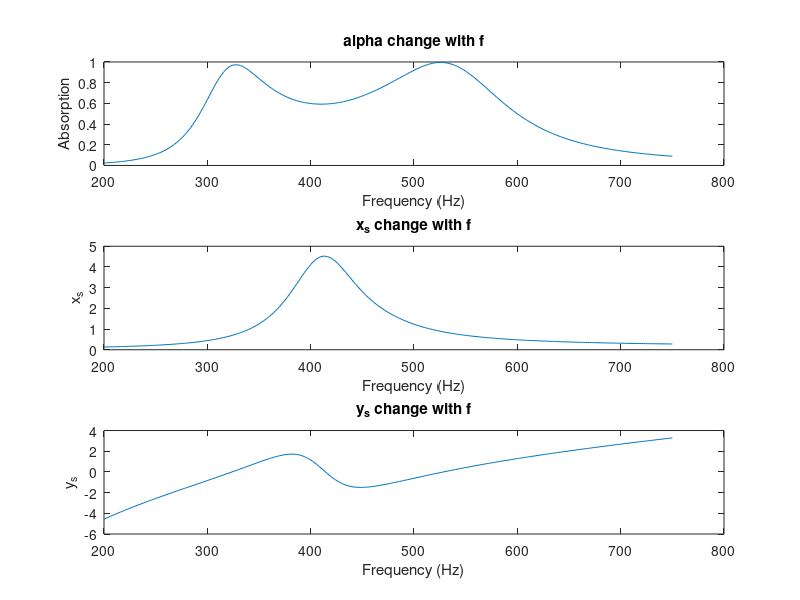

The MATLAB script that drew this image: (Note: this script raises an error after producing the figure.)
% Air parameters
u = 1.825e-5; % Dynamic viscosity，unit: Pa∙s
c = 343.6; % Sound speed，unit: m/s
rho = 1.2041; % Air density，unit: kg/m^3

% Impedance tube
D = 0.029; % Impedance tube diameter，unit: m

% Material properties
E = 148500; % Young's modulus，unit: Pa
rho_s = 1070; % Material density，unit: kg/m^3
eta = 0.2; % Loss factor
v = 0.49; % Possion's ratio

% Geometric dimensions
a = 0.004; % Radius of cylindrical shell，unit：m
l = 0.035; % Length of cylindrical shell，unit：m
t = 0.001; % Thickness of cylindrical shell，unit：m
R = 0.0139; % Radius of outer cavity，unit：m
h = 0.0488; % Height of outer cavity，unit：m

% Frequency 
f = 200:2:750; % frequency range, unit: Hz

% Initialize variables
alpha = zeros(size(f));
x_s = zeros(size(f));
y_s = zeros(size(f));

for i = 1:length(f)
    Omega = 2 * pi * f(i); % Angular frequency
    k_v = sqrt(-1i * Omega * rho / u); % Viscous wave number
    S_e = pi * (2 * a + t) * l; % Mid-surface area of the cylindrical shell
    V = pi * R^2 * h - pi * (a + t)^2 * l; % Cavity volume
    S = pi * D^2 / 4; % Cross-sectional area of impedance tube

    % Stiffness enhancement due to Poisson effect
    E_star = E / (1 - v^2); 

    % Acoustic impedance of air column
    Z_a = (1 / (pi * a^2)) * (- u * k_v^2 * l / (1 - 2 * besselj(1, k_v * a) / (k_v * a * besselj(0, k_v * a))) + 2 * sqrt(2 * u * Omega * rho) + 1i * Omega * rho * 0.85 * a *(2 - 1.25 * a / R));

    % Acoustic reactance of cavity
    Z_c = -1i * rho * c^2 / (Omega * V);

    % Equivalent acoustic impedance of shell
    b = a + t / 2; % Mid-surface radius of cylindrical shell，unit: m
    Z_b = E_star * t / (2 * pi * l * Omega * b^3) * (eta + 1i * (rho_s * b^2 * Omega^2 / E_star - 1));
     
    % Total acoustic impedance and sound absorption
    Z_e = tanh(sqrt(Z_a / Z_b)) * sqrt(Z_a * Z_b) + Z_c; 
    alpha(i) = 1 - abs((Z_e * S - rho * c) / (Z_e * S + rho * c))^2;

    % Normalized acoustic impedance
    x_s(i) = real(Z_e * S / (rho * c)); % Normalized acoustic resistance
    y_s(i) = imag(Z_e * S / (rho * c)); % Normalized acoustic reactance
end

% Plot curves
figure;
subplot(3,1,1);
plot(f, alpha);
title('alpha change with f');
xlabel('Frequency (Hz)');
ylabel('Absorption');

subplot(3,1,2);
plot(f, x_s);
title('x_s change with f');
xlabel('Frequency (Hz)');
ylabel('x_s');

subplot(3,1,3);
plot(f, y_s);
title('y_s change with f');
xlabel('Frequency (Hz)');
ylabel('y_s');

% Save data to Excel file
data = table(f', alpha', x_s', y_s', 'VariableNames', {'Frequency', 'Alpha', 'X_s', 'Y_s'});
writetable(data, 'acoustic_impedance_data.xlsx');


